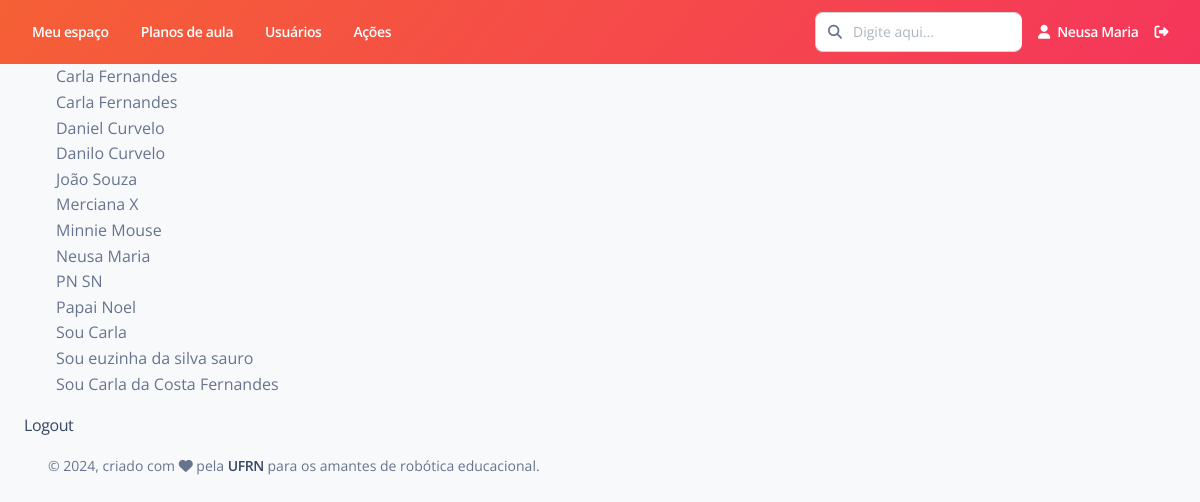
Screenshot of /usuario/listar-ativos/ (signed in) with the database file from the repository.
### Usuario/models.py (models this page shows)
class Usuario(User):
    cidade = models.CharField(max_length=100, verbose_name='Cidade')
    estado = models.CharField(max_length=100, verbose_name='Estado')
    avatar = models.ImageField(upload_to='profile-pic/', default='profile-pic/default.jpeg')
    interesses = models.ManyToManyField('Disciplina.Disciplina', through='Interesses')
    def __str__(self):
        return self.first_name + " " + self.last_name
    class Meta:
        ordering = ['first_name', 'last_name']
        verbose_name = "Usuário"
        verbose_name_plural = "Usuários"

### Usuario/views.py (the view)
# urls.py: path('listar-ativos/', views.listar_ativos, name='listar_ativos'),
@login_required
def listar_ativos(request):
    lista_usuarios = Usuario.objects.filter(is_active=True)
    informacoes = {
        'lista_usuarios': lista_usuarios,
        'ativos': True
    }
    return render(request, "Usuario/listar.html", informacoes)

### templates/Usuario/listar.html (shortened to what this page needs)
{% extends "Base/base.html" %}
{% block conteudo %}
    {% if not lista_usuarios %}
        <h4>Não há usuários cadastrados.</h4>
    {% else %}
        <ul>
            {% for usuario in lista_usuarios %}
                <li>{{usuario}}</li>
            {% endfor %}
        </ul>
    {% endif %}
    <a href="{% url 'usuario:logout' %}">Logout</a>
{% endblock %}

### templates/Base/navbar-horizontal.html (shortened to what this page needs)
{% load static %}
      <div class="collapse navbar-collapse mt-sm-0 mt-2 me-md-0 me-sm-4" id="navbar">
        <div class="navbar-nav mr-auto">
          <ul class="navbar-nav justify-content-end">
            <li class="nav-item px-3 d-flex align-items-center">
              <a href="" class="nav-link font-weight-bold px-0 text-white">
                <span class="d-sm-inline d-none">Meu espaço</span>
              </a>
            </li>
            <li class="nav-item px-3 d-flex align-items-center">
              <a href="" class="nav-link font-weight-bold px-0 text-white">
                <span class="d-sm-inline d-none">Planos de aula</span>
              </a>
            </li>
            <li class="nav-item px-3 d-flex align-items-center">
              <a href="" class="nav-link font-weight-bold px-0 text-white">
                <span class="d-sm-inline d-none">Usuários</span>
              </a>
            </li>
            <li class="nav-item px-3 d-flex align-items-center">
              <a href="{% url 'acoes:listar' %}" class="nav-link font-weight-bold px-0 text-white">
                <span class="d-sm-inline d-none">Ações</span>
              </a>
            </li>
          </ul>
        </div>
        <div class="navbar-nav ml-auto collapse navbar-collapse justify-content-end">
          <div class="pe-md-3 d-flex align-items-center">
            <div class="input-group">
              <span class="input-group-text text-body"><i class="fa fa-search" aria-hidden="true"></i></span>
              <input type="text" class="form-control" placeholder="Digite aqui...">
            </div>
          </div>
          <ul class="navbar-nav justify-content-end">
            <li class="nav-item d-flex align-items-center">
              <a href="" class="nav-link font-weight-bold px-0 text-white">
                <i class="fa fa-user me-sm-1"></i>
                <span class="d-sm-inline d-none">{{user.first_name}} {{user.last_name}}</span>
              </a>
            </li>
            <li class="nav-item px-3 d-flex align-items-center">
              <a href="javascript:;" class="nav-link p-0 text-white">
                <i class="fa fa-sign-out-alt fixed-plugin-button-nav cursor-pointer"></i>
              </a>
            </li>
          </ul>
        </div>
      </div>

### rows the page displays
Usuario: last_name "Carla Fernandes"
Usuario: last_name "Carla Fernandes"
Usuario: last_name "Daniel Curvelo"
Usuario: last_name "Danilo Curvelo"
Usuario: last_name "João Souza"
Usuario: last_name "Merciana X"
Usuario: last_name "Minnie Mouse"
Usuario: last_name "Neusa Maria"
Usuario: last_name "PN SN"
Usuario: last_name "Papai Noel"
Usuario: last_name "Sou Carla"
Usuario: last_name "Sou euzinha da silva sauro"
Usuario: last_name "Sou Carla da Costa Fernandes"

### other values shown
{{ user.first_name }} "Neusa"
{{ user.last_name }} "Maria"
